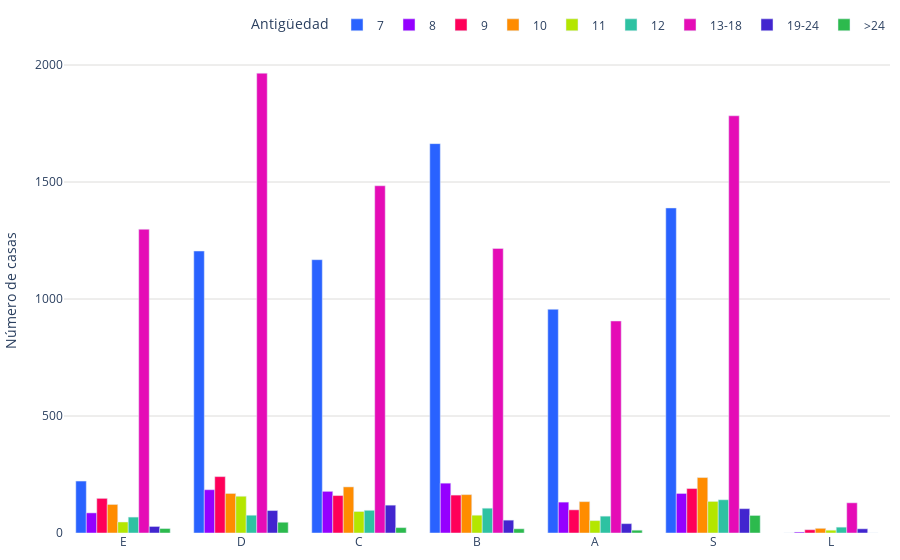

The notebook cell saved with this chart:
### Code cell
import os
import pandas as pd
import plotly.graph_objects as go
import plotly.io as pio

colores = ['#2962ff', '#9500ff', '#ff0059', '#ff8c00', '#b4e600', '#2EC2A2','#E50CB6','#4225CF','#2CBA4D']
orden_personalizado = ['7', '8', '9', '10', '11', '12', '13-18','19-24','>24']
orden_segmentos=["E", "D", "C", "B","A", "S", "L", ]

def sumar_tablas(dataframes_list):
    tabla_suma = None
    for df in dataframes_list:
        #df['segmento'] = df['categoria'].str[0]
        df['segmento'] = pd.Categorical(df['segmento'], categories=orden_segmentos, ordered=True)
        df.loc[:, 'segmento'] = df['categoria'].str[0]
        tabla_actual = df.groupby(['segmento', 'antiguedad_categoria'],observed=False).size().unstack(fill_value=0)
        
        if tabla_suma is None:
            tabla_suma = tabla_actual
        else:
            tabla_suma = tabla_suma.add(tabla_actual, fill_value=0)
    
    tabla_suma = tabla_suma[orden_personalizado]
    
    print("Tabla general de frecuencia:")
    print(tabla_suma)
    
    fig = graficar_tabla(tabla_suma)
    
    # Para guardar la gráfica como archivo HTML
    guardar_grafico_como_html(fig, 'g_bar_tiempoventa', carpeta='assets/graficas')
    
    return fig

def graficar_tabla(tabla):
    segmentos = tabla.index  
    tiempo = tabla.columns
    
    fig = go.Figure()
        
    for i, tiempo_categoria in enumerate(tiempo):
        color = colores[i % len(colores)]
        fig.add_trace(go.Bar(
            x=segmentos,
            y=tabla[tiempo_categoria],
            name=tiempo_categoria,
            marker_color=color
        ))
    
    fig.update_layout(
        #title="Meses de antigüedad",
        yaxis=dict(
            title="Número de casas",
            gridcolor='#dddcda',
        ),
        legend_title="Antigüedad",
        margin=dict(l=10, r=10, t=10, b=10),  # Ajusta los márgenes (left, right, top, bottom)
        barmode='group',
        legend=dict(
            orientation='h',
            yanchor='bottom',
            y=1.02,
            xanchor='right',
            x=1
        ),
        plot_bgcolor='rgba(0,0,0,0)',
    )
    
    fig.show()
    return fig

def guardar_grafico_como_html(fig, nombre_archivo, carpeta='assets/graficas'):
    if not os.path.exists(carpeta):
        os.makedirs(carpeta)
    
    pio.write_html(fig, f'{carpeta}/{nombre_archivo}.html')

# Supongamos que tienes una lista de DataFrames llamada dataframes_list
fig = sumar_tablas(dataframes_list)

### Figure 1 — Plotly figure (JSON) as saved in the notebook; plotly's stock layout.template omitted (floating-point values rounded to 4 significant figures)
{"data": [{"marker": {"color": "#2962ff"}, "name": "7", "type": "bar", "x": ["E", "D", "C", "B", "A", "S", "L"], "y": [222, 1205, 1168, 1664, 956, 1389, 0]}, {"marker": {"color": "#9500ff"}, "name": "8", "type": "bar", "x": ["E", "D", "C", "B", "A", "S", "L"], "y": [86, 185, 178, 213, 132, 169, 4]}, {"marker": {"color": "#ff0059"}, "name": "9", "type": "bar", "x": ["E", "D", "C", "B", "A", "S", "L"], "y": [148, 241, 160, 162, 99, 190, 14]}, {"marker": {"color": "#ff8c00"}, "name": "10", "type": "bar", "x": ["E", "D", "C", "B", "A", "S", "L"], "y": [122, 169, 197, 164, 134, 237, 20]}, {"marker": {"color": "#b4e600"}, "name": "11", "type": "bar", "x": ["E", "D", "C", "B", "A", "S", "L"], "y": [47, 157, 92, 76, 53, 135, 12]}, {"marker": {"color": "#2EC2A2"}, "name": "12", "type": "bar", "x": ["E", "D", "C", "B", "A", "S", "L"], "y": [68, 76, 97, 106, 72, 142, 25]}, {"marker": {"color": "#E50CB6"}, "name": "13-18", "type": "bar", "x": ["E", "D", "C", "B", "A", "S", "L"], "y": [1298, 1965, 1484, 1216, 906, 1783, 129]}, {"marker": {"color": "#4225CF"}, "name": "19-24", "type": "bar", "x": ["E", "D", "C", "B", "A", "S", "L"], "y": [28, 96, 119, 55, 40, 104, 18]}, {"marker": {"color": "#2CBA4D"}, "name": ">24", "type": "bar", "x": ["E", "D", "C", "B", "A", "S", "L"], "y": [19, 46, 23, 18, 12, 75, 0]}], "layout": {"barmode": "group", "legend": {"orientation": "h", "title": {"text": "Antigüedad"}, "x": 1, "xanchor": "right", "y": 1.02, "yanchor": "bottom"}, "margin": {"b": 10, "l": 10, "r": 10, "t": 10}, "plot_bgcolor": "rgba(0,0,0,0)", "yaxis": {"gridcolor": "#dddcda", "title": {"text": "Número de casas"}}}}
